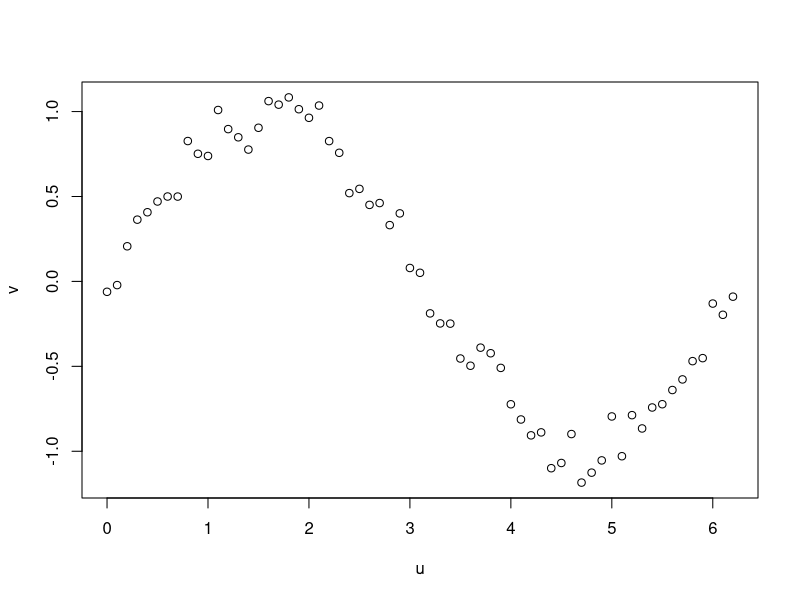
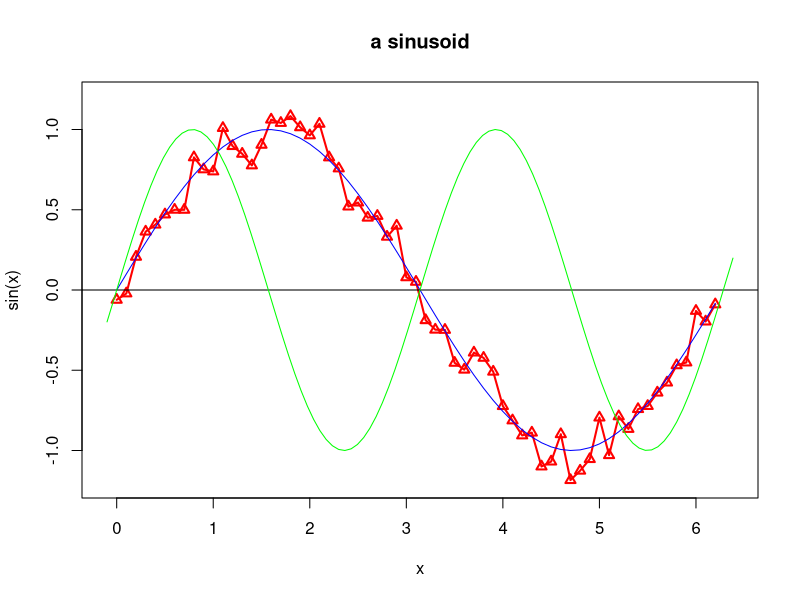
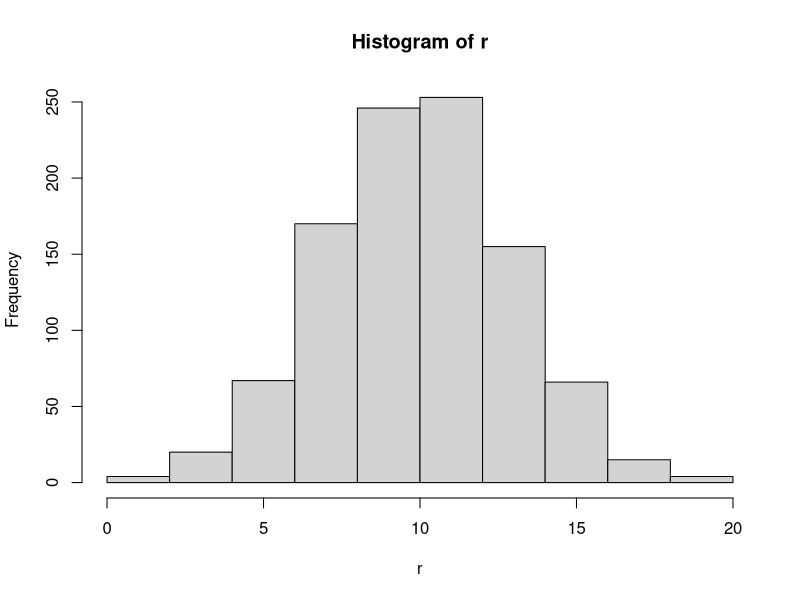
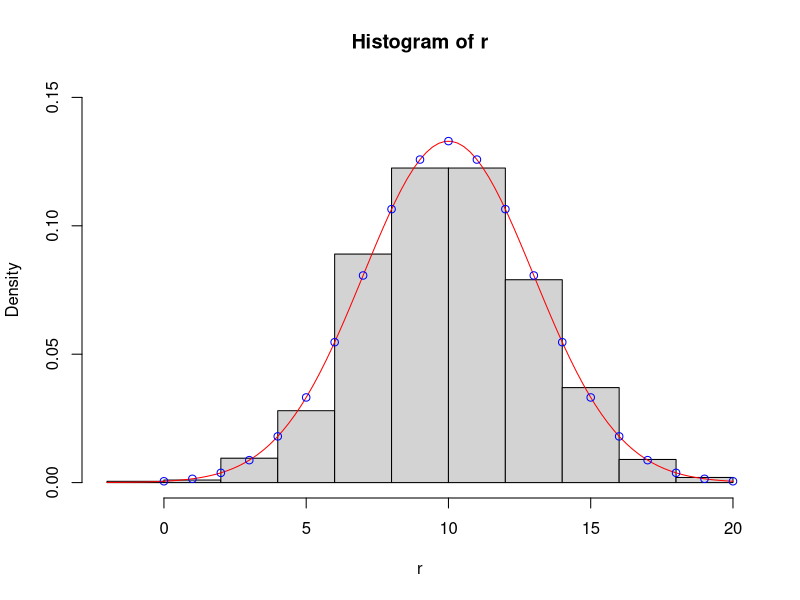

These charts were generated, in order, by the following R code:
# functions_plots.R  functions and plots

### functions

# create a function to calculate sine in degrees
sind <- function(theta)
	sin((pi/180) * theta)

sind(0)
sind(90)

# create a function to calculate sine in degrees (default) or radians
sinv <- function(theta, deg = TRUE) {
	if (deg) 
		return(sin((pi/180) * theta))
	else
		return(sin(theta))
}

sinv(90)
sinv(pi/2, deg = FALSE)
sinv(deg = FALSE, theta = pi/2)  # order of arguments doesn't matter if we use argument names

# create a function to calculate sine and cosine
sincos <- function(theta)
	list(sine = sin(theta), cosine = cos(theta))

v <- sincos(0)
v$sine
v$cosine
str(v)

# create a function that uses a variable in the workspace
r <- rnorm(100)
sumsquare <- function(x)
	sum((r - x)^2)

sumsquare(0)
sumsquare(1)

# change the value of r and call sumsquare again
r <- rnorm(100)
sumsquare(0)
sumsquare(1)


### plots

# make some data
u <- seq( 0, 2*pi, by=0.1 )
v <- sin( u )
v <- v + rnorm( length(v), sd=0.1 )

# basic plot
plot( u, v )

# plot with some options
plot( u, v, type='o', pch=2, lwd=2, col='red', xlab='x', ylab='sin(x)', main='a sinusoid',
	xlim=c(-0.1,2*pi+0.1), ylim=c(-1.2,1.2) )
# type = points (p), lines (l), both (b), overlay (o), etc.
# pch  = point character (circle, square, etc.), a code 1-25
# lwd  = line width
# col  = colour (red, green, blue, etc.)
# xlab = x label
# ylab = y label
# main = title
# xlim = limits of x axis
# ylim = limits of y axis

# add to an existing plot
z <- sin(u)
lines( u, z, col='blue' )               # add lines connecting points
abline( h=0 )                           # add a straight line
curve( sin(2*x), col='green', add=TRUE )  # plot a function

# histogram
r <- rnorm( 1000, mean=10, sd=3 )
hist(r)

# histogram with probability units on y-axis
r <- rnorm( 1000, mean=10, sd=3 )
hist(r, probability=TRUE, ylim=c(0,0.15))
curve( dnorm(x,mean=10,sd=3), col='red', add=TRUE )           # add to existing plot
points( 0:20, dnorm( 0:20, mean=10, sd=3 ), col='blue' )      # add to existing plot
